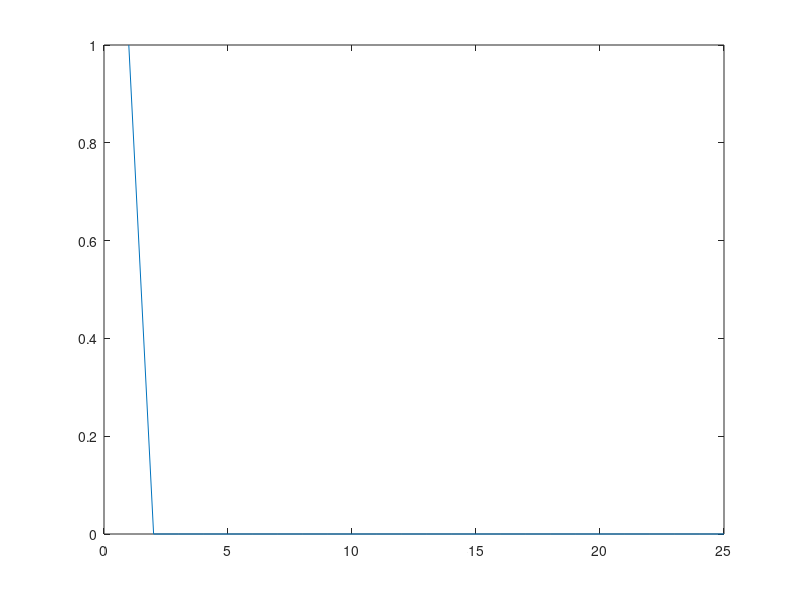
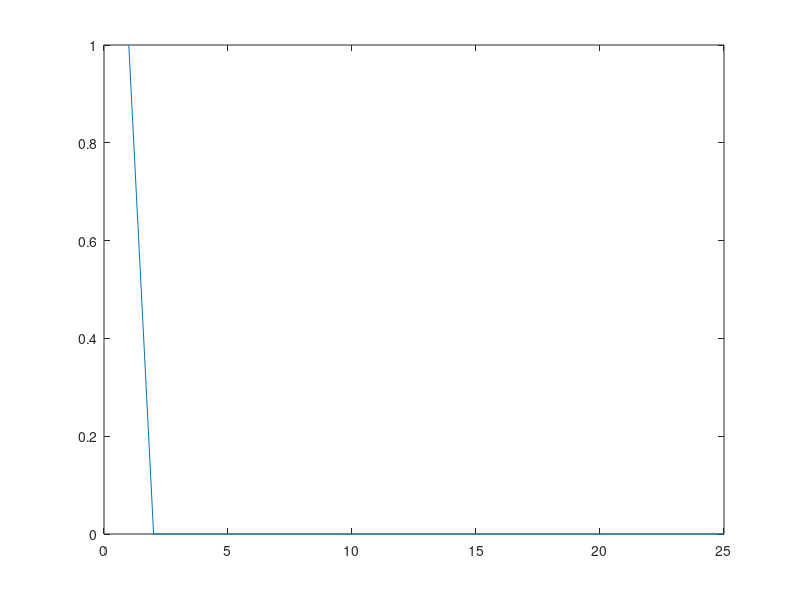

Source code (MATLAB) for these figures, in order:
close all;

% testing the shape of the activation function. logistic
L=1; % maximum
k=.25; % curve steepness, also determines how low is the initial start
% b=1;
b=atanh(2/3);
a=150;
% a = 1;
d = 8;
sigma2 = .01;
v = 1;

maxDist = 100;
steps = 1;
maxDist_weights = .001;
minDist_weights = 0;

% x = 0:steps:maxDist;
x = [0,repelem(1,4),repelem(2,8),repelem(3,12)];
% xaxis = 0:steps:maxDist;

% xlog = log(v./((d*x.^2)./d));
% xlog = 1./((d*(x.^2))./d);

% plot(-x,xlog)

% acts = L ./ (1 + exp(-k * xlog));
% acts = tanh(xlog);
% acts = a.*tanh(b.*x);

mse_max = sum(repelem(maxDist_weights,d).^2) / d;
mse_min = sum(repelem(minDist_weights,d).^2) / d;


acts_min = (1-a*tanh(b*mse_max))*exp(-(x.^2) / (2*sigma2));
acts_max = (1-a*tanh(b*mse_min))*exp(-(x.^2) / (2*sigma2));
acts_min_total = sum(acts_min);
acts_max_total = sum(acts_max);

figure
plot(acts_min)

figure
plot(acts_max)

% note, however, that the weights aren't updated linearly. Rather, they
% also travel along and exp() curve. 

% the total change will be approximately the difference between acts max
% and acts min
changeTot = acts_max_total - acts_min_total;

% so, we want that change to occur over the course of about 60 trials
% although there are a total of 72 trials, if saturation doesn't occur
% until the very end of the second half, it'llbe easier to preserve the
% performance of the lesioned networks durign the low ambiguity condition,
% during which they're still seeing many features
eta = changeTot / 40

% that eta happens ~20 times per fixation
% but, need to account for the fact that all 6 simple features aren't seen on every
% trial, and that 4 grids need to be saturated
eta_use = (eta /( 20))*16

% update = eta_use*exp(-(x.^2) / (2*sigma2));

% acts_updated = 40*eta_use+(1-a*tanh(b*mse_min))*exp(-(x.^2) / (2*sigma2));
% plot(acts_updated)

%% testing out classic activation functions...

w1 = [.3,.3,.6];
w2 = [.1,.1,.6];
w3 = [.5,.5,.6];
i = [.35,.35,.65];

v1 = w1 * i';
v2 = w2 * i';
v3 = w3 * i';
vi = i * i';

mse1 = sum((w1-i).^2)/3;
mse2 = sum((w2-i).^2)/3;
mse3 = sum((w3-i).^2)/3;
msei = sum((i-i).^2)/3;

% these ones suffer, don't use
act1 = a*tanh(b*v1) * (1-mse1);
act2 = a*tanh(b*v2) * (1-mse2);
act3 = a*tanh(b*v3) * (1-mse3);
acti = a*tanh(b*vi) * (1-msei);

% this one seems okay (would use in a peak/total activation manner), except
% that the mse of the non-peak nodes will be much larger when the input is
% either .95 or .05.
act1 = a*tanh(b*(1-mse1));
act2 = a*tanh(b*(1-mse2));
act3 = a*tanh(b*(1-mse3));
acti = a*tanh(b*(1-msei));

% So, I think we need to base the activation function from the gaussian
% neighborhood
act1 = (a*tanh(b*(1-mse1)))*exp(-(x.^2) / (2*sigma2));
act2 = (a*tanh(b*(1-mse2)))*exp(-(x.^2) / (2*sigma2));
act3 = (a*tanh(b*(1-mse3)))*exp(-(x.^2) / (2*sigma2));

sum(act1)
sum(act2)
sum(act3)


n1 = .9;
n2 = .5;
n3 = .1;

i1 = .9;
i2 = .5;

mse11 = (n1-i1)^2;
mse12 = (n1-i2)^2;
mse21 = (n2-i1)^2;
mse22 = (n2-i2)^2;
mse31 = (n3-i1)^2;
mse32 = (n3-i2)^2;

% when input is .9, so n1 wins
sum([mse21,mse31])

% when input is .5, so n2 wins
sum([mse12,mse32])

% holy fuck! the network has a vastly different total activation depending
% on whether the input is in the 'middle' (the .35 and .65) of the space or not
% this means that the network is going to be less selective for those
% stimuli
